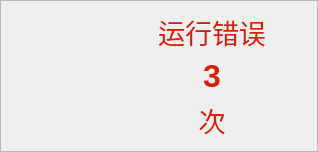
                    <widget class="QFrame" name="frame_5">
                     <property name="minimumSize">
                      <size>
                       <width>150</width>
                       <height>150</height>
                      </size>
                     </property>
                     <property name="maximumSize">
                      <size>
                       <width>600</width>
                       <height>200</height>
                      </size>
                     </property>
                     <property name="styleSheet">
                      <string notr="true">.QFrame{
border-image: url(:/images/border002.png);
}</string>
                     </property>
                     <property name="frameShape">
                      <enum>QFrame::StyledPanel</enum>
                     </property>
                     <property name="frameShadow">
                      <enum>QFrame::Raised</enum>
                     </property>
                     <layout class="QHBoxLayout" name="horizontalLayout_8">
                      <item>
                       <spacer name="horizontalSpacer_7">
                        <property name="orientation">
                         <enum>Qt::Horizontal</enum>
                        </property>
                        <property name="sizeHint" stdset="0">
                         <size>
                          <width>40</width>
                          <height>20</height>
                         </size>
                        </property>
                       </spacer>
                      </item>
                      <item>
                       <widget class="QLabel" name="label_6">
                        <property name="minimumSize">
                         <size>
                          <width>60</width>
                          <height>60</height>
                         </size>
                        </property>
                        <property name="maximumSize">
                         <size>
                          <width>60</width>
                          <height>60</height>
                         </size>
                        </property>
                        <property name="styleSheet">
                         <string notr="true">border-image: url(:/images/err.png);</string>
                        </property>
                        <property name="text">
                         <string/>
                        </property>
                       </widget>
                      </item>
                      <item>
                       <spacer name="horizontalSpacer_13">
                        <property name="orientation">
                         <enum>Qt::Horizontal</enum>
                        </property>
                        <property name="sizeHint" stdset="0">
                         <size>
                          <width>40</width>
                          <height>20</height>
                         </size>
                        </property>
                       </spacer>
                      </item>
                      <item>
                       <layout class="QVBoxLayout" name="verticalLayout_7">
                        <item>
                         <widget class="QLabel" name="label_14">
                          <property name="font">
                           <font>
                            <pointsize>20</pointsize>
                           </font>
                          </property>
                          <property name="styleSheet">
                           <string notr="true">color:#d81e06</string>
                          </property>
                          <property name="text">
                           <string>运行错误</string>
                          </property>
                          <property name="alignment">
                           <set>Qt::AlignCenter</set>
                          </property>
                         </widget>
                        </item>
                        <item>
                         <widget class="QLabel" name="label_15">
                          <property name="font">
                           <font>
                            <pointsize>24</pointsize>
                            <bold>true</bold>
                           </font>
                          </property>
                          <property name="styleSheet">
                           <string notr="true">color:#d81e06</string>
                          </property>
                          <property name="text">
                           <string>3</string>
                          </property>
                          <property name="alignment">
                           <set>Qt::AlignCenter</set>
                          </property>
                         </widget>
                        </item>
                        <item>
                         <widget class="QLabel" name="label_16">
                          <property name="font">
                           <font>
                            <pointsize>20</pointsize>
                           </font>
                          </property>
                          <property name="styleSheet">
                           <string notr="true">color:#d81e06</string>
                          </property>
                          <property name="text">
                           <string>次</string>
                          </property>
                          <property name="alignment">
                           <set>Qt::AlignCenter</set>
                          </property>
                         </widget>
                        </item>
                       </layout>
                      </item>
                      <item>
                       <spacer name="horizontalSpacer_8">
                        <property name="orientation">
                         <enum>Qt::Horizontal</enum>
                        </property>
                        <property name="sizeHint" stdset="0">
                         <size>
                          <width>40</width>
                          <height>20</height>
                         </size>
                        </property>
                       </spacer>
                      </item>
                     </layout>
                    </widget>
